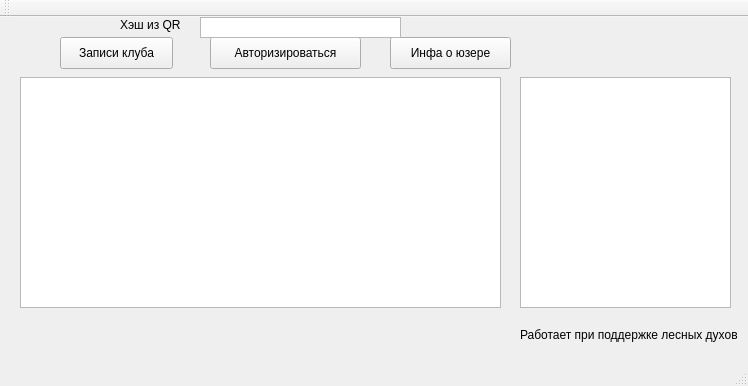
<?xml version="1.0" encoding="UTF-8"?>
<ui version="4.0">
 <class>MainWindow</class>
 <widget class="QMainWindow" name="MainWindow">
  <property name="geometry">
   <rect>
    <x>0</x>
    <y>0</y>
    <width>748</width>
    <height>386</height>
   </rect>
  </property>
  <property name="windowTitle">
   <string>MainWindow</string>
  </property>
  <widget class="QWidget" name="centralWidget">
   <widget class="QTextEdit" name="textEdit">
    <property name="geometry">
     <rect>
      <x>520</x>
      <y>60</y>
      <width>211</width>
      <height>231</height>
     </rect>
    </property>
   </widget>
   <widget class="QPushButton" name="pushButton">
    <property name="geometry">
     <rect>
      <x>60</x>
      <y>20</y>
      <width>113</width>
      <height>32</height>
     </rect>
    </property>
    <property name="text">
     <string>Записи клуба</string>
    </property>
   </widget>
   <widget class="QPushButton" name="pushButton_2">
    <property name="geometry">
     <rect>
      <x>210</x>
      <y>20</y>
      <width>151</width>
      <height>32</height>
     </rect>
    </property>
    <property name="text">
     <string>Авторизироваться</string>
    </property>
   </widget>
   <widget class="QPushButton" name="pushButton_3">
    <property name="geometry">
     <rect>
      <x>390</x>
      <y>20</y>
      <width>121</width>
      <height>32</height>
     </rect>
    </property>
    <property name="text">
     <string>Инфа о юзере</string>
    </property>
   </widget>
   <widget class="QPlainTextEdit" name="plainTextEdit">
    <property name="geometry">
     <rect>
      <x>200</x>
      <y>0</y>
      <width>201</width>
      <height>21</height>
     </rect>
    </property>
    <property name="verticalScrollBarPolicy">
     <enum>Qt::ScrollBarAlwaysOff</enum>
    </property>
    <property name="horizontalScrollBarPolicy">
     <enum>Qt::ScrollBarAlwaysOff</enum>
    </property>
   </widget>
   <widget class="QLabel" name="label">
    <property name="geometry">
     <rect>
      <x>120</x>
      <y>0</y>
      <width>81</width>
      <height>16</height>
     </rect>
    </property>
    <property name="text">
     <string>Хэш из QR</string>
    </property>
   </widget>
   <widget class="QLabel" name="label_2">
    <property name="geometry">
     <rect>
      <x>520</x>
      <y>310</y>
      <width>221</width>
      <height>16</height>
     </rect>
    </property>
    <property name="text">
     <string>Работает при поддержке лесных духов</string>
    </property>
   </widget>
   <widget class="QListView" name="postsList">
    <property name="geometry">
     <rect>
      <x>20</x>
      <y>60</y>
      <width>481</width>
      <height>231</height>
     </rect>
    </property>
    <property name="editTriggers">
     <set>QAbstractItemView::NoEditTriggers</set>
    </property>
   </widget>
  </widget>
  <widget class="QMenuBar" name="menuBar">
   <property name="geometry">
    <rect>
     <x>0</x>
     <y>0</y>
     <width>748</width>
     <height>21</height>
    </rect>
   </property>
  </widget>
  <widget class="QToolBar" name="mainToolBar">
   <attribute name="toolBarArea">
    <enum>TopToolBarArea</enum>
   </attribute>
   <attribute name="toolBarBreak">
    <bool>false</bool>
   </attribute>
  </widget>
  <widget class="QStatusBar" name="statusBar"/>
 </widget>
 <layoutdefault spacing="6" margin="11"/>
 <resources/>
 <connections/>
</ui>
